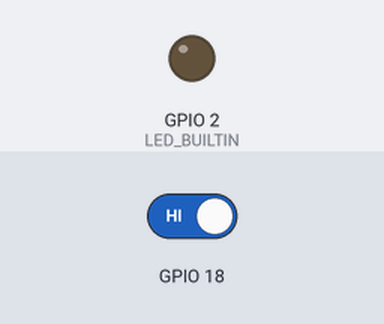
Recording of a sketch running on a simulated ESP32. Shown: output pins drawn as LEDs (lit = HIGH). The inputs (shaded band) are chosen by the test bench; at power-on: GPIO 18 HIGH.

Above: at 2.2 s.
2.3 s: GPIO 18 driven LOW
At 2.6 s:
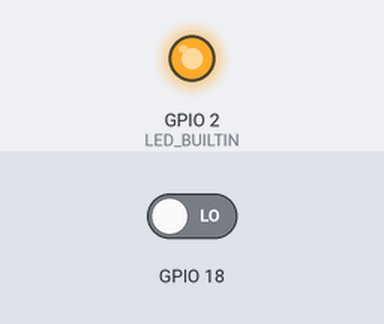
Timing chart, 0 to 5.3 s (numbered marks = the images above; inputs shaded):
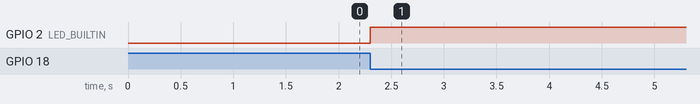

The sketch:

esp32_external_interrupts.ino
```cpp
void setup() {
  pinMode(LED_BUILTIN, OUTPUT);
  Serial.begin(9600);
  vTaskDelay(1000 / portTICK_PERIOD_MS);

  attachInterrupt(digitalPinToInterrupt(18), blink, FALLING);
}

uint8_t counter;

void blink(){
  counter ++;
}

void loop() {
  digitalWrite(LED_BUILTIN, counter % 2);
}
```

Measured:
- after the input at 2.3 s, GPIO 2 (LED_BUILTIN): LOW → HIGH at once
